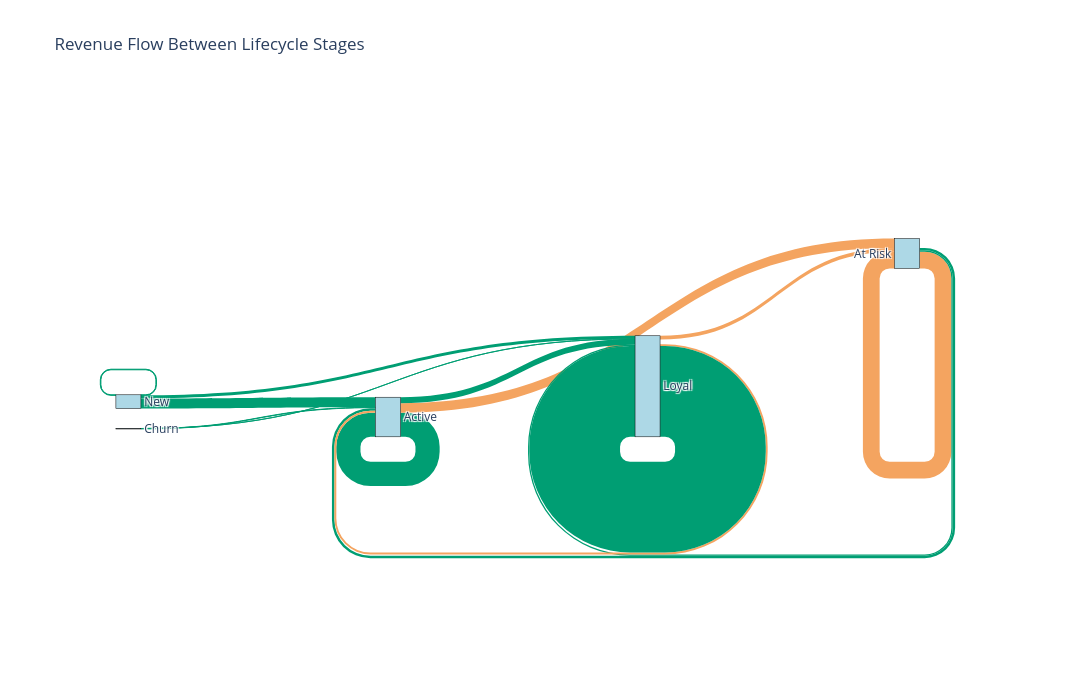

Here is the notebook cell this chart was saved with:
### Markdown cell above
На предыдущих этапах были определены основные драйверы изменения выручки и оценен вклад каждого компонента в общий финансовый результат. Однако оба анализа отвечают на вопрос «что изменило выручку», но не показывают «где именно внутри клиентского жизненного цикла происходят эти изменения».

На данном этапе исследуем структуру денежных потоков между lifecycle-сегментами. Цель анализа — определить, через какие переходы клиентов проходит основная часть выручки, какие сегменты выступают ключевыми источниками и получателями ценности, а также где формируются крупнейшие точки роста и потерь.

Для этого агрегируем все межсегментные переходы и рассматриваем их одновременно в двух измерениях: объеме выручки, проходящей через каждый поток, и финансовом эффекте соответствующего перехода. Такой подход позволяет перейти от анализа отдельных драйверов к анализу всей lifecycle-экономики как единой системы взаимосвязанных потоков.

Ожидается, что визуализация позволит выявить критические маршруты движения клиентской базы, определить наиболее ценные траектории развития клиентов и локализовать сегменты, в которых сосредоточены основные риски деградации выручки.

Построим карту денежных потоков между lifecycle-сегментами и оценим их вклад в общую структуру монетизации клиентской базы.

### Code cell
# =====================================================
# REVENUE SANKEY
# =====================================================
# ---------------------------------------------
# AGGREGATE REVENUE FLOWS
# ---------------------------------------------

revenue_flows = (
    all_transitions
    .groupby([
        'Lifecycle_Stage_from',
        'Lifecycle_Stage_to'
    ])
    .agg({
        'Revenue_Change': 'sum',
        'Monetary_to': 'sum'
    })
    .reset_index()
)

# ---------------------------------------------
# STAGES
# ---------------------------------------------

stages = [
    'New',
    'Active',
    'Loyal',
    'At Risk',
    'Churn'
]

stage_to_idx = {
    stage: idx
    for idx, stage in enumerate(stages)
}

# ---------------------------------------------
# BUILD LINKS
# ---------------------------------------------

source = revenue_flows[
    'Lifecycle_Stage_from'
].map(stage_to_idx)

target = revenue_flows[
    'Lifecycle_Stage_to'
].map(stage_to_idx)

# thickness of flow
value = revenue_flows[
    'Monetary_to'
].abs()

# ---------------------------------------------
# LINK COLORS
# ---------------------------------------------

link_colors = np.where(

    revenue_flows['Revenue_Change'] >= 0,

    'rgba(0, 158, 115, 1.0)',   # green    
 
    'rgba(244, 164, 96, 1.0)'    # red   
)

# ---------------------------------------------
# OPTIONAL: HOVER LABELS
# ---------------------------------------------

hover_text = (
    revenue_flows['Lifecycle_Stage_from']
    + ' → '
    + revenue_flows['Lifecycle_Stage_to']
    + '<br>Revenue: '
    + revenue_flows['Monetary_to'].round(2).astype(str)
    + '<br>Revenue Change: '
    + revenue_flows['Revenue_Change'].round(2).astype(str)
)

# ---------------------------------------------
# SANKEY FIGURE
# ---------------------------------------------

fig = go.Figure(
    data=[
        go.Sankey(

            node=dict(
                pad=20,
                thickness=25,
                line=dict(
                    color='black',
                    width=0.5
                ),
                label=stages,
                color='lightblue'
            ),

            link=dict(
                source=source,
                target=target,
                value=value,
                color=link_colors,
                customdata=hover_text,
                hovertemplate='%{customdata}<extra></extra>'
            )
        )
    ]
)

# ---------------------------------------------
# LAYOUT
# ---------------------------------------------

fig.update_layout(
    title='Revenue Flow Between Lifecycle Stages',
    font_size=12,
    height=700,
    width=1100
)

fig.show()

### Figure 1 — Plotly figure (JSON) as saved in the notebook; plotly's stock layout.template omitted (floating-point values rounded to 4 significant figures)
{"data": [{"link": {"color": ["rgba(0, 158, 115, 1.0)", "rgba(244, 164, 96, 1.0)", "rgba(0, 158, 115, 1.0)", "rgba(0, 158, 115, 1.0)", "rgba(244, 164, 96, 1.0)", "rgba(244, 164, 96, 1.0)", "rgba(0, 158, 115, 1.0)", "rgba(0, 158, 115, 1.0)", "rgba(0, 158, 115, 1.0)", "rgba(0, 158, 115, 1.0)", "rgba(244, 164, 96, 1.0)", "rgba(244, 164, 96, 1.0)", "rgba(0, 158, 115, 1.0)", "rgba(0, 158, 115, 1.0)", "rgba(0, 158, 115, 1.0)", "rgba(0, 158, 115, 1.0)"], "customdata": ["Active → Active<br>Revenue: 7323667.0<br>Revenue Change: 317150.0", "Active → At Risk<br>Revenue: 2864477.0<br>Revenue Change: -164591.0", "Active → Loyal<br>Revenue: 1808909.0<br>Revenue Change: 668920.0", "At Risk → Active<br>Revenue: 742862.0<br>Revenue Change: 144261.0", "At Risk → At Risk<br>Revenue: 5069889.0<br>Revenue Change: -883654.0", "At Risk → Churn<br>Revenue: 0.0<br>Revenue Change: -1510818.0", "At Risk → Loyal<br>Revenue: 394206.0<br>Revenue Change: 91892.0", "Churn → Active<br>Revenue: 116080.0<br>Revenue Change: 116080.0", "Churn → Churn<br>Revenue: 0.0<br>Revenue Change: 0.0", "Churn → Loyal<br>Revenue: 2856.0<br>Revenue Change: 2856.0", "Loyal → Active<br>Revenue: 576597.0<br>Revenue Change: -338914.0", "Loyal → At Risk<br>Revenue: 1101541.0<br>Revenue Change: -302678.0", "Loyal → Loyal<br>Revenue: 27478185.0<br>Revenue Change: 977809.0", "New → Active<br>Revenue: 3051581.0<br>Revenue Change: 296727.0", "New → Loyal<br>Revenue: 926572.0<br>Revenue Change: 479613.0", "New → New<br>Revenue: 175103.0<br>Revenue Change: 47976.0"], "hovertemplate": "%{customdata}<extra></extra>", "source": [1, 1, 1, 3, 3, 3, 3, 4, 4, 4, 2, 2, 2, 0, 0, 0], "target": [1, 3, 2, 1, 3, 4, 2, 1, 4, 2, 1, 3, 2, 1, 2, 0], "value": [7324000.0, 2864000.0, 1809000.0, 742900.0, 5070000.0, 0.0, 394200.0, 116100.0, 0.0, 2856.0, 576600.0, 1102000.0, 27480000.0, 3052000.0, 926600.0, 175100.0]}, "node": {"color": "lightblue", "label": ["New", "Active", "Loyal", "At Risk", "Churn"], "line": {"color": "black", "width": 0.5}, "pad": 20, "thickness": 25}, "type": "sankey"}], "layout": {"font": {"size": 12}, "height": 700, "title": {"text": "Revenue Flow Between Lifecycle Stages"}, "width": 1100}}
